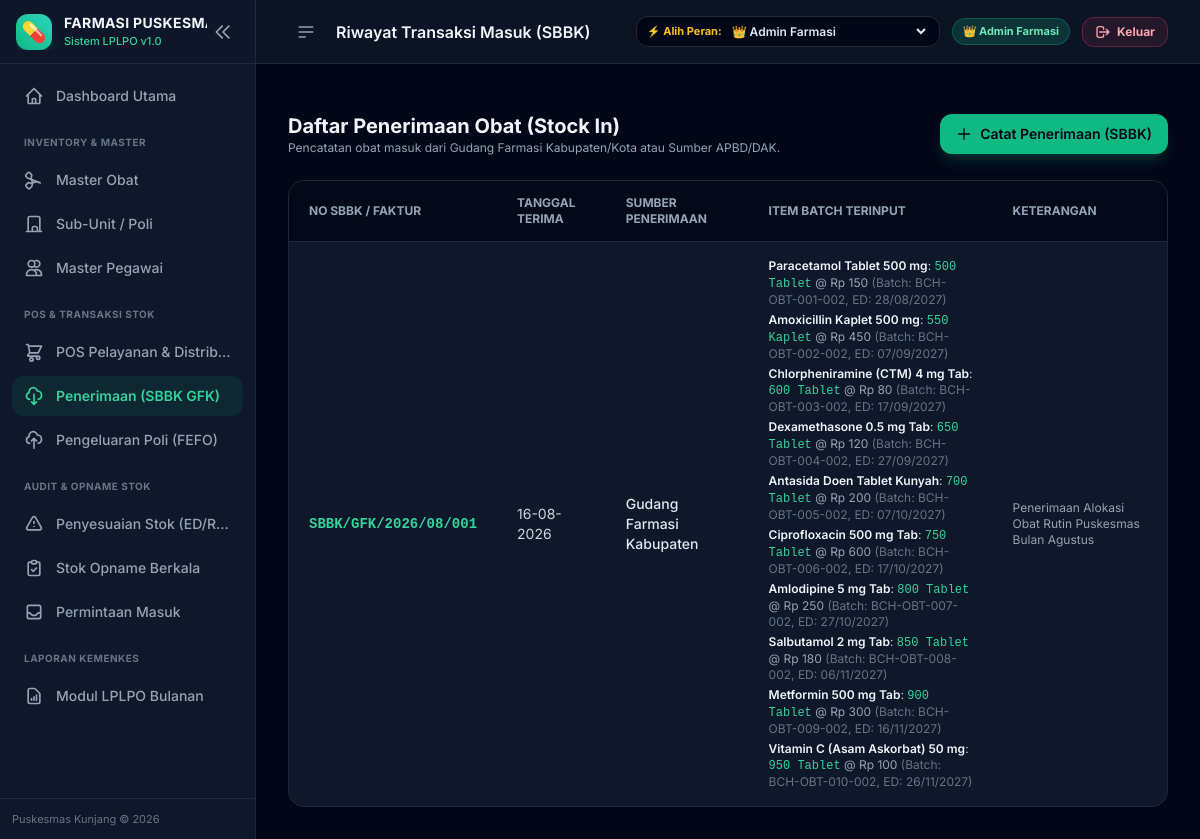
The page /transaksi/masuk (signed in) on the database its author committed.
### app/models.py (models this page shows, shortened)
class BaseModel(db.Model):
    __abstract__ = True

class TransaksiMasuk(BaseModel):
    __tablename__ = 'transaksi_masuk'
    id = db.Column(db.Integer, primary_key=True)
    no_sbbk = db.Column(db.String(50), nullable=False)
    sumber_penerimaan = db.Column(db.String(100), default='Gudang Farmasi Kabupaten')
    tanggal_terima = db.Column(db.Date, nullable=False, default=date.today)
    keterangan = db.Column(db.Text)
    created_at = db.Column(db.DateTime, default=datetime.utcnow)
    items = db.relationship('TransaksiMasukItem', backref='transaksi', lazy=True, cascade="all, delete-orphan")

class TransaksiMasukItem(BaseModel):
    __tablename__ = 'transaksi_masuk_item'
    id = db.Column(db.Integer, primary_key=True)
    transaksi_masuk_id = db.Column(db.Integer, db.ForeignKey('transaksi_masuk.id'), nullable=False)
    obat_id = db.Column(db.Integer, db.ForeignKey('obat.id'), nullable=False)
    batch_id = db.Column(db.Integer, db.ForeignKey('batch_obat.id'), nullable=False)
    jumlah = db.Column(db.Integer, nullable=False)
    harga_satuan = db.Column(db.Float, default=0.0)
    obat = db.relationship('Obat')
    batch = db.relationship('BatchObat')

class Obat(BaseModel):
    __tablename__ = 'obat'
    id = db.Column(db.Integer, primary_key=True)
    kode_obat = db.Column(db.String(50), unique=True, nullable=False, index=True)
    nama_obat = db.Column(db.String(150), nullable=False)
    bentuk_sediaan = db.Column(db.String(50), default='Tablet')
    satuan = db.Column(db.String(30), default='Tablet')
    kategori = db.Column(db.String(50), default='Generik')
    harga_satuan = db.Column(db.Float, default=0.0)
    stok_minimum = db.Column(db.Integer, default=10)
    buffer_percent = db.Column(db.Float, default=0.20)
    created_at = db.Column(db.DateTime, default=datetime.utcnow)
    batches = db.relationship('BatchObat', backref='obat', lazy=True, cascade="all, delete-orphan")

class BatchObat(BaseModel):
    __tablename__ = 'batch_obat'
    id = db.Column(db.Integer, primary_key=True)
    obat_id = db.Column(db.Integer, db.ForeignKey('obat.id'), nullable=False)
    no_batch = db.Column(db.String(50), nullable=False)
    expired_date = db.Column(db.Date, nullable=False)
    stok_awal = db.Column(db.Integer, default=0)
    stok_sekarang = db.Column(db.Integer, default=0)
    sumber_dana = db.Column(db.String(50), default='APBD')
    harga_batch = db.Column(db.Float, default=0.0)
    created_at = db.Column(db.DateTime, default=datetime.utcnow)

### app/routes/transaksi.py (the view)
@transaksi_bp.route('/masuk')
def list_masuk():
    page = request.args.get('page', 1, type=int)
    pagination = TransaksiMasuk.query.order_by(TransaksiMasuk.tanggal_terima.desc()).paginate(page=page, per_page=15, error_out=False)
    transaksi_list = pagination.items
    return render_template('transaksi/masuk_list.html', transaksi_list=transaksi_list, pagination=pagination)

### app/templates/transaksi/masuk_list.html (shortened to what this page needs)
{% extends 'base.html' %}
{% block header_title %}Riwayat Transaksi Masuk (SBBK){% endblock %}
{% block content %}
<div class="space-y-6">
    <div class="flex flex-col sm:flex-row items-start sm:items-center justify-between gap-4">
        <div>
            <h3 class="text-xl font-bold text-slate-100">Daftar Penerimaan Obat (Stock In)</h3>
            <p class="text-xs text-slate-400">Pencatatan obat masuk dari Gudang Farmasi Kabupaten/Kota atau Sumber APBD/DAK.</p>
        </div>
        <a href="{{ url_for('transaksi.tambah_masuk') }}" class="px-4 py-2.5 bg-emerald-500 hover:bg-emerald-400 text-slate-950 font-semibold rounded-xl transition-all shadow-lg shadow-emerald-500/20 flex items-center gap-2 text-sm">
            <svg class="w-4 h-4" fill="none" stroke="currentColor" viewBox="0 0 24 24"><path stroke-linecap="round" stroke-linejoin="round" stroke-width="2" d="M12 4v16m8-8H4"/></svg>
            Catat Penerimaan (SBBK)
        </a>
    </div>
    <div class="bg-slate-900 rounded-2xl border border-slate-800 overflow-hidden">
        <div class="overflow-x-auto">
            <table class="w-full text-sm text-left">
                <thead class="text-xs uppercase bg-slate-950/80 text-slate-400 border-b border-slate-800">
                    <tr>
                        <th class="px-5 py-3.5">No SBBK / Faktur</th>
                        <th class="px-5 py-3.5">Tanggal Terima</th>
                        <th class="px-5 py-3.5">Sumber Penerimaan</th>
                        <th class="px-5 py-3.5">Item Batch Terinput</th>
                        <th class="px-5 py-3.5">Keterangan</th>
                    </tr>
                </thead>
                <tbody class="divide-y divide-slate-800/60">
                    {% if transaksi_list %}
                        {% for t in transaksi_list %}
                        <tr class="hover:bg-slate-800/40 transition-colors">
                            <td class="px-5 py-4 font-mono font-bold text-emerald-400">{{ t.no_sbbk }}</td>
                            <td class="px-5 py-4 text-slate-300">{{ t.tanggal_terima.strftime('%d-%m-%Y') }}</td>
                            <td class="px-5 py-4 text-slate-200 font-medium">{{ t.sumber_penerimaan }}</td>
                            <td class="px-5 py-4">
                                <div class="space-y-1">
                                    {% for item in t.items %}
                                    <div class="text-xs text-slate-300">
                                        <span class="font-semibold text-slate-100">{{ item.obat.nama_obat }}</span>:
                                        <span class="font-mono text-emerald-400">{{ item.jumlah|number }} {{ item.obat.satuan }}</span>
                                        <span class="text-slate-400">@ {{ item.harga_satuan|currency }}</span>
                                        <span class="text-slate-500">(Batch: {{ item.batch.no_batch }}, ED: {{ item.batch.expired_date.strftime('%d/%m/%Y') }})</span>
                                    </div>
                                    {% endfor %}
                                </div>
                            </td>
                            <td class="px-5 py-4 text-slate-400 text-xs">{{ t.keterangan or '-' }}</td>
                        </tr>
                        {% endfor %}
                    {% else %}
                        <tr>
                            <td colspan="5" class="text-center py-8 text-slate-500 text-sm">Belum ada riwayat transaksi penerimaan.</td>
                        </tr>
                    {% endif %}
                </tbody>
            </table>
        </div>
    </div>
</div>
{% endblock %}

### app/templates/base.html (style rules this page uses)
body { font-family: 'Inter', sans-serif; }

### rows shown on the page
TransaksiMasuk: no_sbbk "SBBK/GFK/2026/08/001", tanggal_terima "16-08-2026", sumber_penerimaan "Gudang Farmasi Kabupaten", keterangan "Penerimaan Alokasi Obat Rutin Puskesmas Bulan Agustus"
TransaksiMasukItem: obat.nama_obat "Paracetamol Tablet 500 mg", jumlah|number "500", obat.satuan "Tablet", harga_satuan "Rp 150", batch.no_batch "BCH-OBT-001-002", batch.expired_date "28/08/2027"
TransaksiMasukItem: obat.nama_obat "Amoxicillin Kaplet 500 mg", jumlah|number "550", obat.satuan "Kaplet", harga_satuan "Rp 450", batch.no_batch "BCH-OBT-002-002", batch.expired_date "07/09/2027"
TransaksiMasukItem: obat.nama_obat "Chlorpheniramine (CTM) 4 mg Tab", jumlah|number "600", obat.satuan "Tablet", harga_satuan "Rp 80", batch.no_batch "BCH-OBT-003-002", batch.expired_date "17/09/2027"
TransaksiMasukItem: obat.nama_obat "Dexamethasone 0.5 mg Tab", jumlah|number "650", obat.satuan "Tablet", harga_satuan "Rp 120", batch.no_batch "BCH-OBT-004-002", batch.expired_date "27/09/2027"
TransaksiMasukItem: obat.nama_obat "Antasida Doen Tablet Kunyah", jumlah|number "700", obat.satuan "Tablet", harga_satuan "Rp 200", batch.no_batch "BCH-OBT-005-002", batch.expired_date "07/10/2027"
TransaksiMasukItem: obat.nama_obat "Ciprofloxacin 500 mg Tab", jumlah|number "750", obat.satuan "Tablet", harga_satuan "Rp 600", batch.no_batch "BCH-OBT-006-002", batch.expired_date "17/10/2027"
TransaksiMasukItem: obat.nama_obat "Amlodipine 5 mg Tab", jumlah|number "800", obat.satuan "Tablet", harga_satuan "Rp 250", batch.no_batch "BCH-OBT-007-002", batch.expired_date "27/10/2027"
TransaksiMasukItem: obat.nama_obat "Salbutamol 2 mg Tab", jumlah|number "850", obat.satuan "Tablet", harga_satuan "Rp 180", batch.no_batch "BCH-OBT-008-002", batch.expired_date "06/11/2027"
TransaksiMasukItem: obat.nama_obat "Metformin 500 mg Tab", jumlah|number "900", obat.satuan "Tablet", harga_satuan "Rp 300", batch.no_batch "BCH-OBT-009-002", batch.expired_date "16/11/2027"
TransaksiMasukItem: obat.nama_obat "Vitamin C (Asam Askorbat) 50 mg", jumlah|number "950", obat.satuan "Tablet", harga_satuan "Rp 100", batch.no_batch "BCH-OBT-010-002", batch.expired_date "26/11/2027"

### other values the page prints
form field value "👑 Admin Farmasi"
